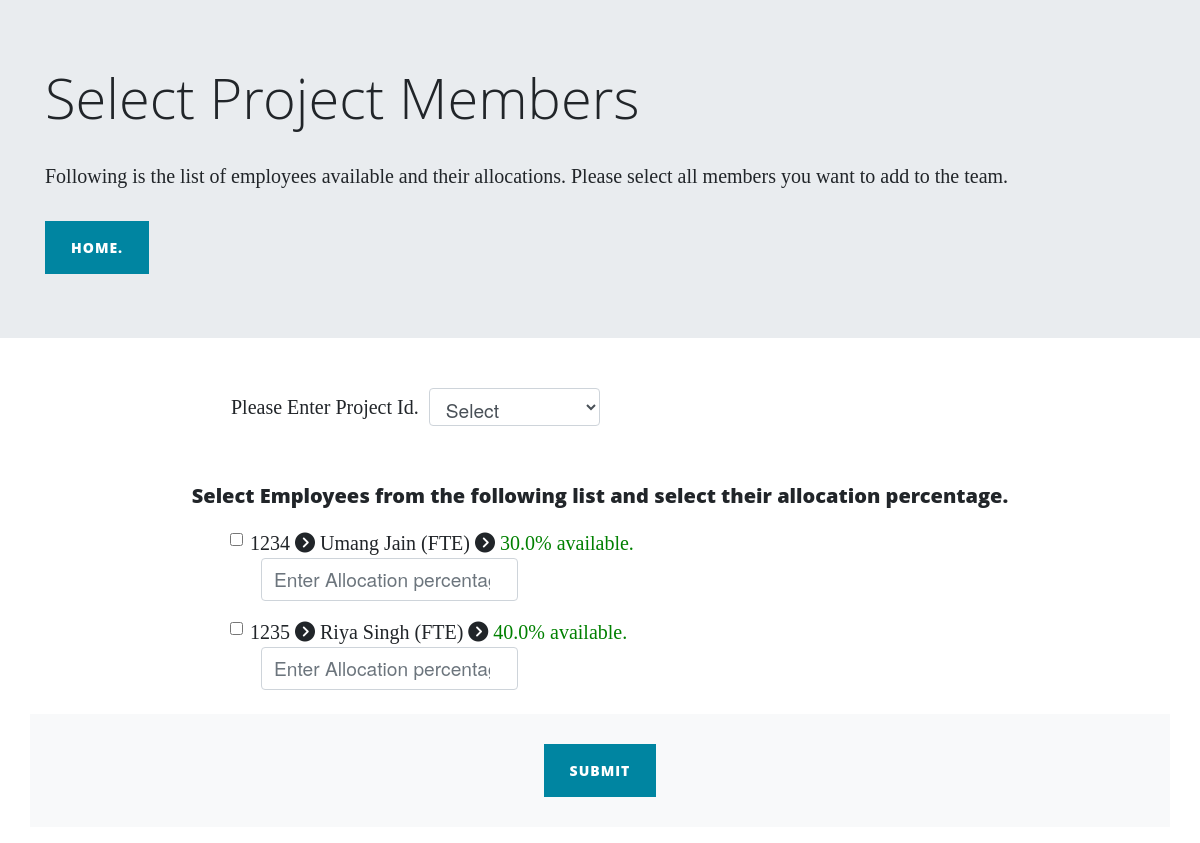
Page /select (signed in) on the committed database.
### main.py (models this page shows)
class Employee(db.Model):
    __tablename__ = "employees"
    id= db.Column(db.Integer, primary_key=True)
    name= db.Column(db.String(100), nullable= False)
    employee_id= db.Column(db.String(100), unique=True, nullable=False)
    employee_type= db.Column(db.String, nullable=False)
    email= db.Column(db.String(100), nullable=False, unique= True)
    skype= db.Column(db.String(20), nullable=False, unique= True)
    allocations = relationship("Allocation", back_populates="employee")

### main.py (the view, shortened to what this page needs)
@app.route('/select', methods=["GET","POST"])
@login_required
def select_members():
    projects = db.session.query(Project.pid,
                                Project.pname).all()
    project_list = [(project.pid, project.pname) for project in projects]
    project_list.insert(0, (None, "Select"))
    all_employees = db.session.query(Employee.employee_id,
                                     Employee.name,
                                     Employee.employee_type,
                                     func.sum(Allocation.allocation_percent)
                                     .label('Total_Allocations')
                                     )\
                        .join(Allocation.employee)\
                        .group_by(Allocation.employee_id).all()
    print(all_employees)
    available_members = []
    for i in all_employees:
        if i.Total_Allocations < 100:
            available_members.append(i)
    return render_template('select.html', employees = available_members, projects = project_list)

### main.py (called while the page is built)
@login_manager.user_loader
def load_user(user_id):
    return Admin.query.get(int(user_id))

### templates/select.html (shortened to what this page needs)
{% include 'header.html' %}
<div class="jumbotron jumbotron-fluid">
    <div class="container">
        <h1 class="display-4">Select Project Members</h1>
        <p class="lead">Following is the list of employees available and their allocations.
            Please select all members you want to add to the team.</p>
        <a href="{{url_for('home')}}" class="btn btn-primary">Home.</a>
    </div>
</div>
<form method="POST" action="{{url_for('select_members')}}">
    <div class="form-inline col-lg-8 col-md-10 mx-auto content" style="margin:50px 0px;">
        <div class="form-group mx-sm-3 mb-2 ">
            <label for="pid"> Please Enter Project Id. </label>
            <select class="form-control" name="project_id" id="pid" style="margin:0px 10px;">
                {% for project in projects %}
                  <option value="{{project[0]}}">{{project[1]}}</option>
                {%endfor%}
            </select>
        </div>
    </div>
    <div class="container">
        <h5 style="margin:20px 30px;text-align:center"> Select Employees from the following list and select their allocation percentage.</h5>
        {% for employee in employees %}
        <div class="form-group mb-2">
            <div class="form-check col-lg-8 col-md-10 mx-auto content">
                <input class="form-check-input" id="flexCheckDefault" name="select_team_members" type="checkbox"
                       value="{{employee.employee_id}}">
                <label class="form-check-label" for="flexCheckDefault">
                    {{employee.employee_id}}
                    <i class="fas fa-chevron-circle-right"></i>
                    {{employee.name}}
                    ({{employee.employee_type}})
                    <i class="fas fa-chevron-circle-right"></i>
                    <span style="color:green;">
                        {{100 - employee.Total_Allocations}}% available.
                    </span>
                </label>
            </div>
            <div class="form-inline col-lg-8 col-md-10 mx-auto content">
                <div class="form-group mx-sm-3 mb-2 ">
                    <input class="form-control" name={{employee.employee_id}} placeholder="Enter Allocation percentage"
                           type="number">
                </div>
            </div>
        </div>
        {% endfor %}
    </div>
    <div class="container my-3 bg-light">
        <div class="col-md-12 text-center">
            <button type="submit" class="btn btn-primary" style="margin:30px 0px;">Submit</button>
        </div>
    </div>
</form>
{% include 'footer.html' %}

### rows in the picture
Employee: employee_id "1234", name "Umang Jain", employee_type "FTE", Total_Allocations "30.0"
Employee: employee_id "1235", name "Riya Singh", employee_type "FTE", Total_Allocations "40.0"

### other values in the picture
form field project_id "Select"
